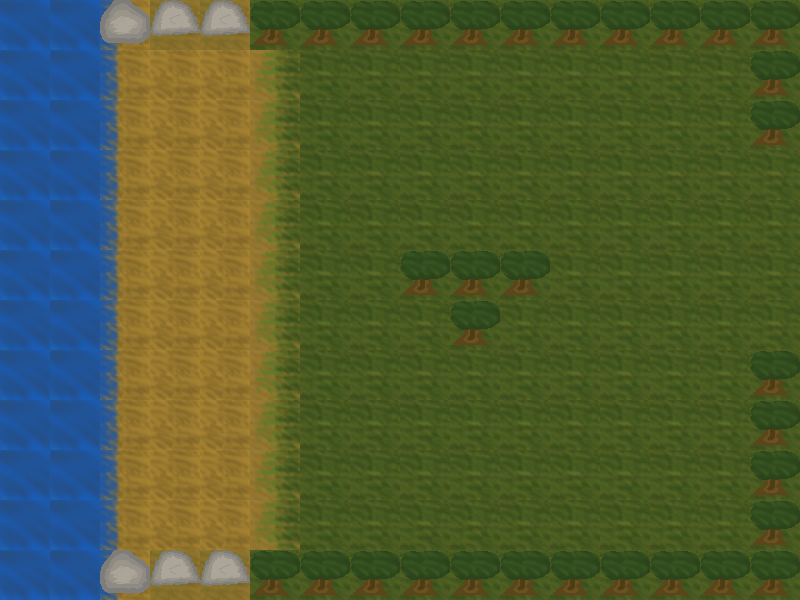

Rendered tile map (Tiled .tmx) drawn with the repository's tilesets; below, a short description and the map source with its tile grids summarised:
An orthogonal 16x12 tile map with 50x50 px tiles, 2 tile layers (Tile Layer 1, objectLayer).

<map version="1.0" tiledversion="1.0.2" orientation="orthogonal" renderorder="right-down" width="16" height="12" tilewidth="50" tileheight="50" nextobjectid="4">
 <tileset firstgid="1" source="testtileset.tsx" />
 <layer name="Tile Layer 1" width="16" height="12">
  <data>[192 cells, 134 non-empty, 5 distinct tile ids]</data>
 </layer>
 <layer name="objectLayer" width="16" height="12">
  <data>[192 cells, 62 non-empty, 4 distinct tile ids]</data>
 </layer>
</map>
